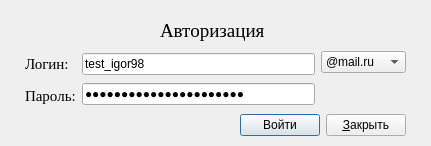
<?xml version="1.0" encoding="UTF-8"?>
<ui version="4.0">
 <class>LoginWindow</class>
 <widget class="QDialog" name="LoginWindow">
  <property name="geometry">
   <rect>
    <x>0</x>
    <y>0</y>
    <width>431</width>
    <height>146</height>
   </rect>
  </property>
  <property name="windowTitle">
   <string>Autorization</string>
  </property>
  <property name="windowIcon">
   <iconset resource="recourcefile.qrc">
    <normaloff>:/Images/Resource/MainLetter.jpg</normaloff>:/Images/Resource/MainLetter.jpg</iconset>
  </property>
  <widget class="QLabel" name="MainLabel">
   <property name="geometry">
    <rect>
     <x>160</x>
     <y>10</y>
     <width>121</width>
     <height>41</height>
    </rect>
   </property>
   <property name="font">
    <font>
     <family>Times New Roman</family>
     <pointsize>14</pointsize>
    </font>
   </property>
   <property name="text">
    <string>Авторизация</string>
   </property>
  </widget>
  <widget class="QWidget" name="layoutWidget">
   <property name="geometry">
    <rect>
     <x>25</x>
     <y>51</y>
     <width>381</width>
     <height>85</height>
    </rect>
   </property>
   <layout class="QVBoxLayout" name="verticalLayout_4">
    <item>
     <layout class="QHBoxLayout" name="horizontalLayout_2">
      <item>
       <layout class="QVBoxLayout" name="verticalLayout_3">
        <item>
         <widget class="QLabel" name="LoginLabel">
          <property name="font">
           <font>
            <family>Times New Roman</family>
            <pointsize>11</pointsize>
           </font>
          </property>
          <property name="text">
           <string>Логин:</string>
          </property>
         </widget>
        </item>
        <item>
         <widget class="QLabel" name="PasswordLabel">
          <property name="font">
           <font>
            <family>Times New Roman</family>
            <pointsize>11</pointsize>
           </font>
          </property>
          <property name="text">
           <string>Пароль:</string>
          </property>
         </widget>
        </item>
       </layout>
      </item>
      <item>
       <layout class="QHBoxLayout" name="horizontalLayout">
        <item>
         <layout class="QVBoxLayout" name="verticalLayout">
          <item>
           <widget class="QLineEdit" name="LogonLineEdit">
            <property name="text">
             <string>test_igor98</string>
            </property>
           </widget>
          </item>
          <item>
           <widget class="QLineEdit" name="PasswordLineEdit">
            <property name="text">
             <string>1234554321qwertyytrewq</string>
            </property>
            <property name="echoMode">
             <enum>QLineEdit::Password</enum>
            </property>
           </widget>
          </item>
         </layout>
        </item>
        <item>
         <layout class="QVBoxLayout" name="verticalLayout_2">
          <item>
           <widget class="QComboBox" name="checkPort">
            <item>
             <property name="text">
              <string>@mail.ru</string>
             </property>
            </item>
            <item>
             <property name="text">
              <string>@gmail.ru</string>
             </property>
            </item>
            <item>
             <property name="text">
              <string>@bk.ru</string>
             </property>
            </item>
           </widget>
          </item>
          <item>
           <spacer name="verticalSpacer">
            <property name="orientation">
             <enum>Qt::Vertical</enum>
            </property>
            <property name="sizeHint" stdset="0">
             <size>
              <width>20</width>
              <height>18</height>
             </size>
            </property>
           </spacer>
          </item>
         </layout>
        </item>
       </layout>
      </item>
     </layout>
    </item>
    <item>
     <layout class="QHBoxLayout" name="horizontalLayout_3">
      <item>
       <spacer name="horizontalSpacer">
        <property name="orientation">
         <enum>Qt::Horizontal</enum>
        </property>
        <property name="sizeHint" stdset="0">
         <size>
          <width>88</width>
          <height>20</height>
         </size>
        </property>
       </spacer>
      </item>
      <item>
       <widget class="QPushButton" name="EnterButton">
        <property name="text">
         <string>Войти</string>
        </property>
       </widget>
      </item>
      <item>
       <widget class="QPushButton" name="CloseButton">
        <property name="text">
         <string>&amp;Закрыть</string>
        </property>
       </widget>
      </item>
     </layout>
    </item>
   </layout>
  </widget>
 </widget>
 <resources>
  <include location="recourcefile.qrc"/>
 </resources>
 <connections/>
</ui>
